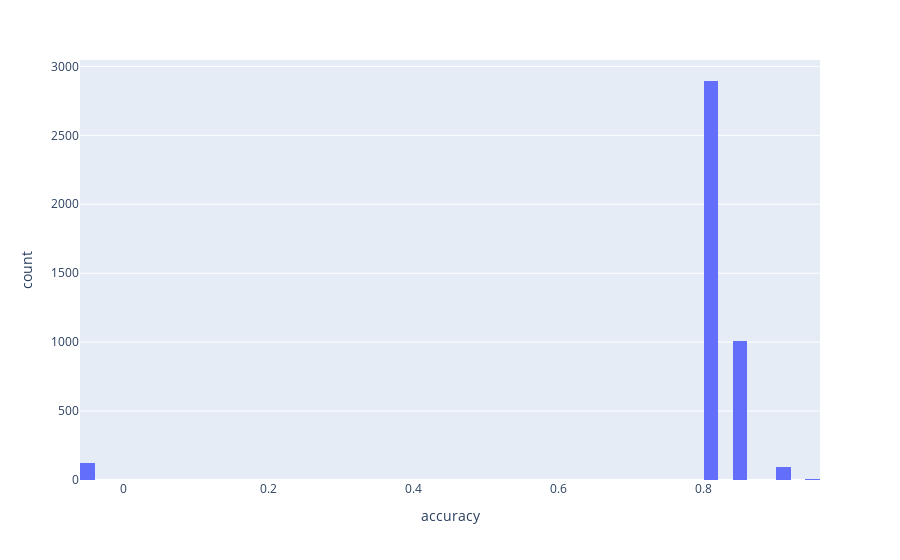

Source (notebook cell):
### Code cell
fig = px.histogram(results, x="accuracy", nbins=100)
fig.show()

### Figure 1 — Plotly figure (JSON) as saved in the notebook; plotly's stock layout.template omitted (floating-point values rounded to 4 significant figures; data arrays with more than 128 entries replaced by an {"elided": "..."} marker saying what was removed)
{"data": [{"alignmentgroup": "True", "bingroup": "x", "hovertemplate": "accuracy=%{x}<br>count=%{y}<extra></extra>", "legendgroup": "", "marker": {"color": "#636efa", "pattern": {"shape": ""}}, "name": "", "nbinsx": 100, "offsetgroup": "", "orientation": "v", "showlegend": false, "type": "histogram", "x": {"elided": "4127 float values"}, "xaxis": "x", "yaxis": "y"}], "layout": {"barmode": "relative", "legend": {"tracegroupgap": 0}, "margin": {"t": 60}, "xaxis": {"anchor": "y", "domain": [0, 1], "title": {"text": "accuracy"}}, "yaxis": {"anchor": "x", "domain": [0, 1], "title": {"text": "count"}}}}
